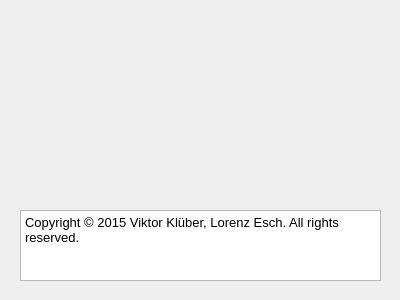
<?xml version="1.0" encoding="UTF-8"?>
<ui version="4.0">
 <class>GUSBAmpAboutWidgetClass</class>
 <widget class="QDialog" name="GUSBAmpAboutWidgetClass">
  <property name="geometry">
   <rect>
    <x>0</x>
    <y>0</y>
    <width>400</width>
    <height>300</height>
   </rect>
  </property>
  <property name="sizePolicy">
   <sizepolicy hsizetype="Fixed" vsizetype="Fixed">
    <horstretch>0</horstretch>
    <verstretch>0</verstretch>
   </sizepolicy>
  </property>
  <property name="minimumSize">
   <size>
    <width>400</width>
    <height>300</height>
   </size>
  </property>
  <property name="maximumSize">
   <size>
    <width>400</width>
    <height>300</height>
   </size>
  </property>
  <property name="windowTitle">
   <string>About GUSBAmp EEG</string>
  </property>
  <widget class="QTextBrowser" name="textBrowser">
   <property name="geometry">
    <rect>
     <x>20</x>
     <y>210</y>
     <width>361</width>
     <height>71</height>
    </rect>
   </property>
   <property name="html">
    <string>&lt;!DOCTYPE HTML PUBLIC &quot;-//W3C//DTD HTML 4.0//EN&quot; &quot;http://www.w3.org/TR/REC-html40/strict.dtd&quot;&gt;
&lt;html&gt;&lt;head&gt;&lt;meta name=&quot;qrichtext&quot; content=&quot;1&quot; /&gt;&lt;style type=&quot;text/css&quot;&gt;
p, li { white-space: pre-wrap; }
&lt;/style&gt;&lt;/head&gt;&lt;body style=&quot; font-family:'MS Shell Dlg 2'; font-size:8.25pt; font-weight:400; font-style:normal;&quot;&gt;
&lt;table border=&quot;0&quot; style=&quot;-qt-table-type: root; margin-top:4px; margin-bottom:4px; margin-left:4px; margin-right:4px;&quot;&gt;
&lt;tr&gt;
&lt;td style=&quot;border: none;&quot;&gt;
&lt;p style=&quot; margin-top:0px; margin-bottom:0px; margin-left:0px; margin-right:0px; -qt-block-indent:0; text-indent:0px;&quot;&gt;&lt;span style=&quot; font-family:'Sans'; font-size:10pt;&quot;&gt;Copyright © 2015 Viktor Klüber, Lorenz Esch. All rights reserved.&lt;/span&gt;&lt;/p&gt;&lt;/td&gt;&lt;/tr&gt;&lt;/table&gt;&lt;/body&gt;&lt;/html&gt;</string>
   </property>
  </widget>
 </widget>
 <layoutdefault spacing="6" margin="11"/>
 <resources/>
 <connections/>
</ui>
